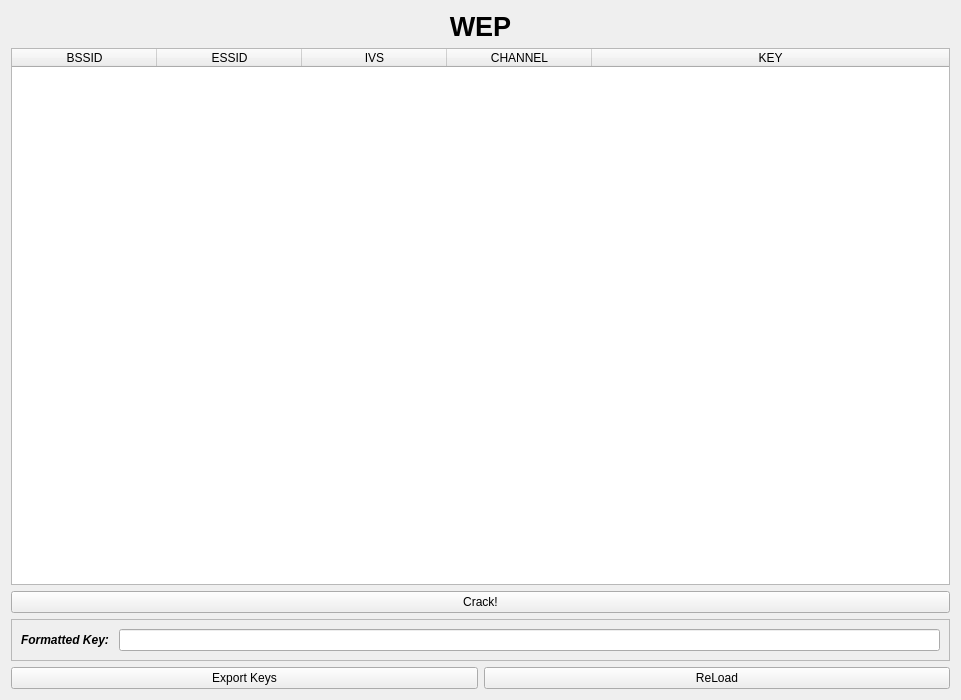
<?xml version="1.0" encoding="UTF-8"?>
<ui version="4.0">
 <class>historicalNetwork</class>
 <widget class="QWidget" name="historicalNetwork">
  <property name="geometry">
   <rect>
    <x>0</x>
    <y>0</y>
    <width>961</width>
    <height>700</height>
   </rect>
  </property>
  <property name="windowTitle">
   <string>Form</string>
  </property>
  <layout class="QGridLayout" name="gridLayout">
   <item row="0" column="0" colspan="2">
    <widget class="QLabel" name="label">
     <property name="sizePolicy">
      <sizepolicy hsizetype="Preferred" vsizetype="Maximum">
       <horstretch>0</horstretch>
       <verstretch>0</verstretch>
      </sizepolicy>
     </property>
     <property name="font">
      <font>
       <pointsize>20</pointsize>
       <weight>75</weight>
       <bold>true</bold>
      </font>
     </property>
     <property name="text">
      <string>WEP</string>
     </property>
     <property name="alignment">
      <set>Qt::AlignCenter</set>
     </property>
    </widget>
   </item>
   <item row="1" column="0" colspan="2">
    <widget class="QTableWidget" name="tableWidgetWEP">
     <property name="sizePolicy">
      <sizepolicy hsizetype="Expanding" vsizetype="Minimum">
       <horstretch>0</horstretch>
       <verstretch>0</verstretch>
      </sizepolicy>
     </property>
     <property name="editTriggers">
      <set>QAbstractItemView::NoEditTriggers</set>
     </property>
     <property name="selectionMode">
      <enum>QAbstractItemView::SingleSelection</enum>
     </property>
     <property name="selectionBehavior">
      <enum>QAbstractItemView::SelectRows</enum>
     </property>
     <property name="sortingEnabled">
      <bool>false</bool>
     </property>
     <attribute name="horizontalHeaderDefaultSectionSize">
      <number>145</number>
     </attribute>
     <attribute name="horizontalHeaderStretchLastSection">
      <bool>true</bool>
     </attribute>
     <column>
      <property name="text">
       <string>BSSID</string>
      </property>
     </column>
     <column>
      <property name="text">
       <string>ESSID</string>
      </property>
     </column>
     <column>
      <property name="text">
       <string>IVS</string>
      </property>
     </column>
     <column>
      <property name="text">
       <string>CHANNEL</string>
      </property>
     </column>
     <column>
      <property name="text">
       <string>KEY</string>
      </property>
     </column>
    </widget>
   </item>
   <item row="4" column="1">
    <widget class="QPushButton" name="pushButtonLoad">
     <property name="text">
      <string>ReLoad</string>
     </property>
     <property name="icon">
      <iconset resource="../icons.qrc">
       <normaloff>:/icons/icons/db_update.png</normaloff>:/icons/icons/db_update.png</iconset>
     </property>
    </widget>
   </item>
   <item row="3" column="0" colspan="2">
    <widget class="QFrame" name="frameKey">
     <property name="sizePolicy">
      <sizepolicy hsizetype="Minimum" vsizetype="Maximum">
       <horstretch>0</horstretch>
       <verstretch>0</verstretch>
      </sizepolicy>
     </property>
     <property name="frameShape">
      <enum>QFrame::StyledPanel</enum>
     </property>
     <property name="frameShadow">
      <enum>QFrame::Raised</enum>
     </property>
     <layout class="QGridLayout" name="gridLayout_2">
      <item row="0" column="0">
       <widget class="QLabel" name="label_3">
        <property name="sizePolicy">
         <sizepolicy hsizetype="Preferred" vsizetype="Preferred">
          <horstretch>0</horstretch>
          <verstretch>0</verstretch>
         </sizepolicy>
        </property>
        <property name="font">
         <font>
          <weight>75</weight>
          <italic>true</italic>
          <bold>true</bold>
         </font>
        </property>
        <property name="text">
         <string>Formatted Key: </string>
        </property>
       </widget>
      </item>
      <item row="0" column="1">
       <widget class="QLineEdit" name="lineEditKey">
        <property name="alignment">
         <set>Qt::AlignCenter</set>
        </property>
        <property name="readOnly">
         <bool>true</bool>
        </property>
       </widget>
      </item>
     </layout>
    </widget>
   </item>
   <item row="2" column="0" colspan="2">
    <widget class="QPushButton" name="pushButtonCrack">
     <property name="sizePolicy">
      <sizepolicy hsizetype="Minimum" vsizetype="Fixed">
       <horstretch>0</horstretch>
       <verstretch>0</verstretch>
      </sizepolicy>
     </property>
     <property name="text">
      <string>Crack!</string>
     </property>
     <property name="icon">
      <iconset resource="../icons.qrc">
       <normaloff>:/icons/icons/Padlock Opened.png</normaloff>:/icons/icons/Padlock Opened.png</iconset>
     </property>
    </widget>
   </item>
   <item row="4" column="0">
    <widget class="QPushButton" name="pushButtonExportKeys">
     <property name="text">
      <string>Export Keys</string>
     </property>
     <property name="icon">
      <iconset resource="../icons.qrc">
       <normaloff>:/icons/icons/Padlock Locked.png</normaloff>:/icons/icons/Padlock Locked.png</iconset>
     </property>
    </widget>
   </item>
  </layout>
 </widget>
 <resources>
  <include location="../icons.qrc"/>
 </resources>
 <connections/>
</ui>
